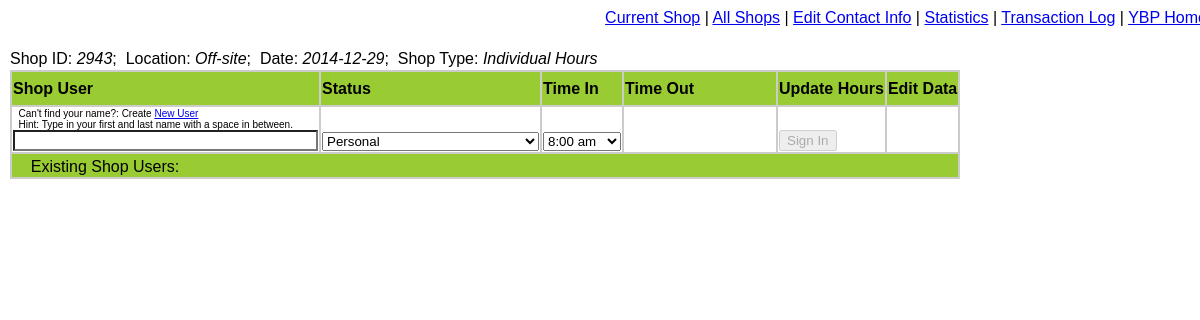
The page /shop_log.php?shop_id=2943 on the database its author committed.
### tables this page shows
CREATE TABLE IF NOT EXISTS `shops` (
  `shop_id` int(10) unsigned NOT NULL AUTO_INCREMENT,
  `date` date DEFAULT NULL,
  `shop_location` varchar(45) NOT NULL DEFAULT '',
  `shop_type` varchar(45) NOT NULL DEFAULT '',
  `ip_address` varchar(45) NOT NULL DEFAULT '0',
  PRIMARY KEY (`shop_id`),
  KEY `shop_type` (`shop_type`),
  KEY `shop_location` (`shop_location`)
);

### Connections/database_functions.php (the view, shortened to what this page needs)
<?php
require_once('Connections/YBDB.php');
function generate_list($querySQL,$list_value,$list_text, $form_name, $default_value)
{
	global $database_YBDB, $YBDB;
	$recordset = mysql_query($querySQL, $YBDB) or die(mysql_error());
	$row_recordset = mysql_fetch_assoc($recordset);
	$default_delimiter = '';
	if($form_name <> "none"){echo "<select name=\"$form_name\">";}
	do {
		if( $default_value == $row_recordset[$list_value]){
			$default_delimiter = 'selected="selected"';
		} else { $default_delimiter = '';}
		echo '<option value="' . $row_recordset[$list_value] . '"' . $default_delimiter .'>' . $row_recordset[$list_text] . '</option>\n';
		} while ($row_recordset = mysql_fetch_assoc($recordset));
	if($form_name <> "none"){echo "</select>";}
}
function list_shop_user_roles($form_name = "none", $default_value = ""){
	$querySQL = "SELECT shop_user_role_id FROM shop_user_roles ORDER BY shop_user_role_id;";
	$list_value = "shop_user_role_id";
	$list_text = "shop_user_role_id";
	generate_list($querySQL,$list_value,$list_text,$form_name, $default_value);
}
function local_datetime(){
	$hours_offset = 2;
	$min_offset = 0;
	return time() + ($hours_offset * 60 * 60 + $min_offset * 60);
}
function current_date(){
	return date("Y-m-d",local_datetime());
}
function list_15min($start_time, $start_offset_min, $form_name, $hours, $display_elapsed_hours, $default_value){
	list($date, $time) = split('[ ]', $start_time);
	list($Y, $m, $d) = split('[-]', $date);
	list($H, $i, $s) = split('[:]', $time);
	$min_inc = 15 - intval($i) % 15;
	$start_tim15 = mktime($H, $i, 0, $m,$d,$Y) + $min_inc * 60 + $start_offset_min*60 ;
	echo "<select name=\"$form_name\">";
	for ($j = 0; $j <= $hours*4; $j++) {
		$list_time_15 = $start_tim15 + $j*15*60;
		if ($display_elapsed_hours == 1) {
			$elapsed_hours = " &nbsp;&nbsp;[" . date("G:i",mktime(0, 0, 0, 1,1,2000) + ($j+1)*15*60). " hrs]";
		} else {
			$elapsed_hours = "";
		}
		$list_time_15_return = date("Y-m-d H:i:s", $list_time_15);
		$list_time_15_display = date("g:i a", $list_time_15). $elapsed_hours;
   		echo "<option value=\"". $list_time_15_return ."\">" . $list_time_15_display . "</option>";
	}
	echo "</select>";
}
function list_time($time_list_start, $time, $form_name = "none", $start_offset_min = 0 , $display_elapsed_hours = 0, $default_value = "none", $hours_listed = 8, $et = ""){
	if($time == "0000-00-00 00:00:00" || $default_value <> "none"){
		echo list_15min($time_list_start,$start_offset_min, $form_name, $hours_listed, $display_elapsed_hours, $default_value );
	} else {
		echo date_to_time($time) . "&nbsp;&nbsp;[{$et} hrs]";
	}
}
?>

### shop_log.php (shortened to what this page needs)
<?php
require_once('Connections/YBDB.php');
require_once('Connections/database_functions.php');
$page_edit_contact = PAGE_EDIT_CONTACT;
if($_GET['shop_id']>0){
	$shop_id = $_GET['shop_id'];
}
if($_GET['visit_id']>0){
	$visit_id = $_GET['visit_id'];
} else {
	$visit_id =-1;}
$query_Recordset1 = "SELECT shop_hours.shop_visit_id, shop_hours.contact_id, shop_hours.shop_user_role, shop_hours.project_id, shop_hours.time_in, shop_hours.time_out, TIME_FORMAT(TIMEDIFF(time_out, time_in),'%k:%i') as et, shop_hours.comment, CONCAT(contacts.last_name, ', ', contacts.first_name, ' ',contacts.middle_initial) AS full_name, contacts.first_name FROM shop_hours
LEFT JOIN shop_user_roles ON shop_hours.shop_user_role=shop_user_roles.shop_user_role_id
LEFT JOIN contacts ON shop_hours.contact_id=contacts.contact_id
WHERE shop_hours.shop_id = $shop_id ORDER BY hours_rank, time_in DESC;";
$Recordset1 = mysql_query($query_Recordset1, $YBDB) or die(mysql_error());
$totalRows_Recordset1 = mysql_num_rows($Recordset1);
$query_Recordset2 = "SELECT *, IF(date <> curdate() AND shop_type = 'Mechanic Operation Shop',0,1) as CanEdit FROM shops WHERE shop_id = $shop_id;";
$Recordset2 = mysql_query($query_Recordset2, $YBDB) or die(mysql_error());
$row_Recordset2 = mysql_fetch_assoc($Recordset2);
$shop_date = $row_Recordset2['date'];
$shop_location = $row_Recordset2['shop_location'];
$shop_type = $row_Recordset2['shop_type'];
$query_Recordset3 = "SELECT MIN(time_in) as shop_start FROM shop_hours WHERE shop_id = $shop_id;";
$Recordset3 = mysql_query($query_Recordset3, $YBDB) or die(mysql_error());
$row_Recordset3 = mysql_fetch_assoc($Recordset3);
$shop_start_time = $row_Recordset3['shop_start'];
$editFormAction = $_SERVER['PHP_SELF'] . "?shop_id=$shop_id&visit_id=$visit_id&welcome=yes";
?>
<link type="text/css" rel="stylesheet" media="all" href="/test1/js/examples.css">
<table   border="0" cellpadding="1" cellspacing="0">
  <tr>
    <td align="left" valign="bottom"><?php echo $error_message;?>
      Shop ID: <span class="yb_standarditalics"><?php echo $shop_id;?></span>; &nbsp;Location: <span class="yb_standarditalics"><?php echo $shop_location;?></span>; &nbsp;Date: <span class="yb_standarditalics"><?php echo $shop_date;?></span>; &nbsp;Shop Type: <span class="yb_standarditalics"><?php echo $shop_type;?></span>		</td>
    </tr>
  <tr>
    <td>
      <table   border="1" cellpadding="1" cellspacing="0" bordercolor="#CCCCCC">
        <tr bordercolor="#CCCCCC" bgcolor="#99CC33">
          <td width="100" height="35"><strong>Shop User </strong></td>
		  <td height="35" bgcolor="#99CC33"><strong>Status</strong></td>
		  <td width="70" height="35"><strong>Time In </strong></td>
		  <td width="70" height="35"><strong>Time Out </strong></td>
		  <td height="35"><strong>Update Hours </strong></td>
		  <td height="35"><strong>Edit Data </strong></td>
	    </tr>
        <form method="post" name="form_new" action="<?php echo $editFormAction; ?>">
          <tr bordercolor="#CCCCCC">
            <td height="40" valign="bottom">
              <span class="yb_standard_small">&nbsp;&nbsp;Can't find your name?: Create <a href="<?php echo $page_edit_contact; ?>?contact_id=new_contact&shop_id=<?php echo $shop_id?>">New User</a><br>&nbsp;&nbsp;Hint: Type in your first and last name with a space in between.</span>
<div class="searchBox example example-films">
<input size=35 autocomplete="off" autofocus="autofocus" class="typeahead form-control" id="location" name="zp" tabindex="1" type="search" role="textbox" aria-autocomplete="list" aria-haspopup="true">
</div>
</td>
		  <td valign="bottom"><strong>
		    <?php list_shop_user_roles('user_role','Personal'); ?>
		    </strong></td>
		  <td valign="bottom"><strong>
		    <?php if($totalRows_Recordset1 <> 0){
									list_time($shop_start_time,'0000-00-00 00:00:00','time_in',-60,0,'none',16);
									} else {
									list_time("{$shop_date} 08:00:00",'0000-00-00 00:00:00','time_in',-15, 0, 'none',16);
									}
									?>
		    </strong></td>
		  <td valign="bottom"><img src="150_10.jpg" width="150" height="10" /></td>
		  <td valign="bottom"><input name="Submit" type="submit" disabled id="add_button" value="Sign In" /></td>
		  <td valign="bottom">&nbsp;</td>
	    </tr>
          </form>
	  <tr valign="bottom" bordercolor="#CCCCCC" bgcolor="#99CC33">
	    <td height="25" colspan="6" bgcolor="#99CC33">&nbsp;&nbsp;&nbsp;&nbsp;Existing Shop Users:</td>
	      </tr>
        </table>  </tr>
  <tr>
    <td height="40" valign="bottom"></td>
    </tr>
</table>
<p>&nbsp;</p>

### css_yb_standard.css (style rules this page uses)
.yb_standard { font-family: Arial, Helvetica, sans-serif; color: #000000; background-color: #FFFFFF; }
.yb_standarditalics { color: #000000; background-color: #FFFFFF; font-style: italic; }
.yb_standard_small { color: #000000; background-color: #FFFFFF; font-size: 10px; }

### rows shown on the page
shops: shop_location "Off-site", date "2014-12-29", shop_type "Individual Hours"

### other values the page prints
$shop_id "2943"
form field user_role "Personal"
form field time_in "8:00 am"
